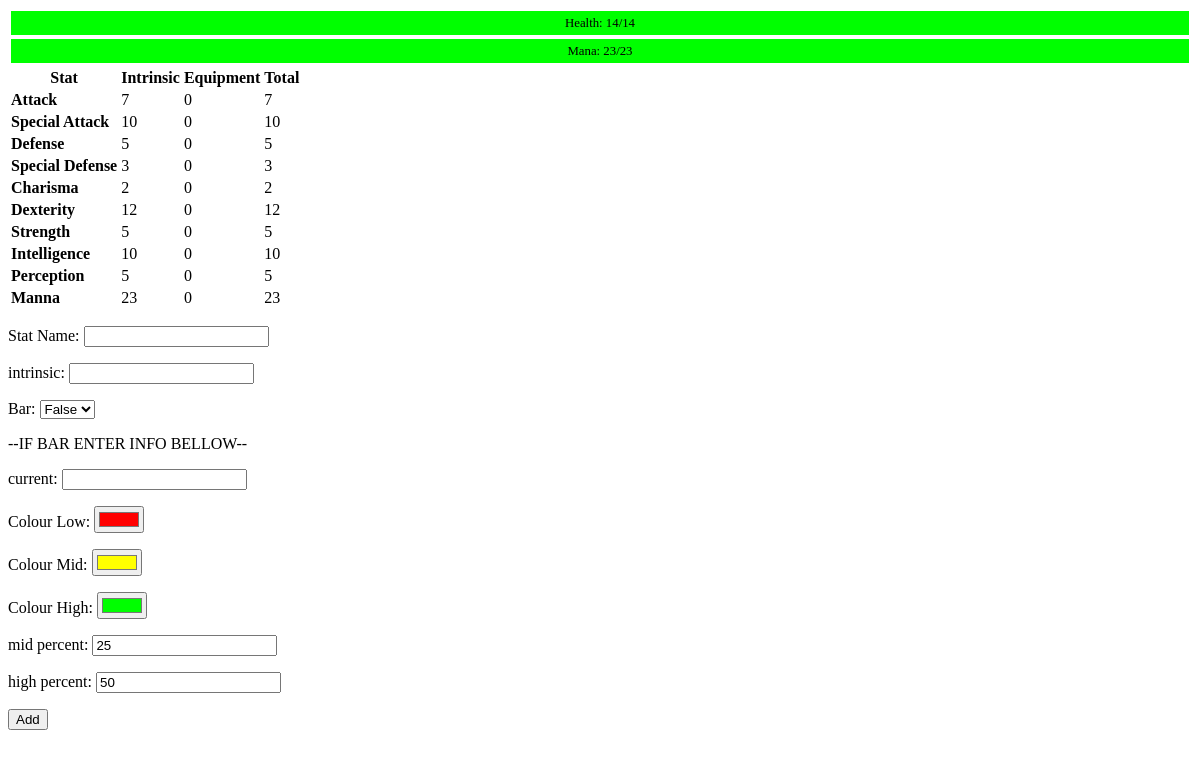
The app's page /sform (signed in) with its own data.
### MisterMasticate/models.py (models this page shows, shortened)
class Stat(db.Model):
    id = db.Column(db.Integer, primary_key=True)
    user_id = db.Column(db.Integer, db.ForeignKey('user.id'), nullable=False)
    name = db.Column(db.String(100), nullable=False)
    colour_high = db.Column(db.String(10), nullable=True)
    colour_mid = db.Column(db.String(10), nullable=True)
    colour_low = db.Column(db.String(10), nullable=True)
    high_percent = db.Column(db.Integer, nullable=True, default='50')
    mid_percent = db.Column(db.Integer, nullable=True, default='25')
    bar = db.Column(db.Boolean, nullable=False, default=False)
    current = db.Column(db.Integer, nullable=True)
    intrinsic = db.Column(db.Integer, nullable=False)
    equipment = db.Column(db.Integer, nullable=True)
    buff_turns = db.Column(db.Integer, nullable=True)
    buff_amount = db.Column(db.Integer, nullable=True)
    def total(self):
        return (self.intrinsic or 0) + (self.equipment or 0) + (self.buff_amount or 0)
    def percent(self):
        return (self.current or 0) / (self.total() or 0) * 100
    def colour(self):
        if self.percent() >= self.high_percent:
            color = self.colour_high
        elif self.percent() >= self.mid_percent:
            color = self.colour_mid
        else:
            color = self.colour_low
        return color

### MisterMasticate/route.py (the view, shortened to what this page needs)
@app.route('/sform', methods=["GET", "POST"])
@login_required
def sform():
    return render_template("StatForm.html", player=current_user)

### MisterMasticate/models.py (called while the page is built)
@login_manager.user_loader
def load_user(user_id):
    return User.query.get(int(user_id))

### MisterMasticate/templates/StatForm.html (shortened to what this page needs)
<!DOCTYPE html>
<html lang="en">
<head>
    <link rel="stylesheet" type="text/css" href="static/css/Main.css">
</head>
<body>
    <div>
        <table class="stattable" style="width: 100%;">
            {% for stat in player.stats %}
                {% if stat.bar %}
                    <tr class="statitem">
                        <td>
                            <div class="progress" data-label="{{ stat.name }}: {{ stat.current }}/{{ stat.total() }}">
                                <span class="value" style="width:{{ stat.percent() }}%;background-color: {{ stat.colour() }};"></span>
                            </div>
                        </td>
                    </tr>
                {% endif %}
            {% endfor %}
        </table>
        <table class="stattable">
            <tr class="statitem">
                <th>Stat</th>
                <th>Intrinsic</th>
                <th>Equipment</th>
                <th>Total</th>
            </tr>
            {% for stat in player.stats %}
                {% if not stat.bar %}
                    <tr class="statitem">
                        <td><strong>{{ stat.name }}</strong></td>
                        <td>{{ stat.intrinsic }}</td>
                        <td>{{ stat.equipment }}</td>
                        <td>{{ stat.total() }}</td>
                    </tr>
                {% endif %}
            {% endfor %}
        </table>
    </div>
    <form action="" method="post">
        <p>Stat Name: <input type=text name=sname></p>
        <p>intrinsic: <input type=number name=intrinsic></p>
        <p>Bar:
            <select name="bar">
                <option value="False">False</option>
            </select>
        </p>
        <p>--IF BAR ENTER INFO BELLOW--</p>
        <p>current: <input type=number name=current></p>
        <p>Colour Low: <input type=color name=colour_low value="#ff0000"></p>
        <p>Colour Mid: <input type=color name=colour_mid value="#ffff00"></p>
        <p>Colour High: <input type=color name=colour_high value="#00ff00"></p>
        <p>mid percent: <input type=number name=mid_percent value="25"></p>
        <p>high percent: <input type=number name=high_percent value="50"></p>
        <p><input type=submit value=Add></p>
    </form>
</body>
</html>

### MisterMasticate/static/css/Main.css (style rules this page uses)
.progress { height: 1.5em; width: 100%; background-color: #c9c9c9; position: relative; }
.progress:before { content: attr(data-label); font-size: 0.8em; position: absolute; text-align: center; top: 5px; left: 0; right: 0; }
.progress .value { display: inline-block; height: 100%; }

### records on screen
Stat: current 14 (drawn)
Stat: current 23 (drawn)
Stat: name "Attack", intrinsic "7", equipment "0", total "7"
Stat: name "Special Attack", intrinsic "10", equipment "0", total "10"
Stat: name "Defense", intrinsic "5", equipment "0", total "5"
Stat: name "Special Defense", intrinsic "3", equipment "0", total "3"
Stat: name "Charisma", intrinsic "2", equipment "0", total "2"
Stat: name "Dexterity", intrinsic "12", equipment "0", total "12"
Stat: name "Strength", intrinsic "5", equipment "0", total "5"
Stat: name "Intelligence", intrinsic "10", equipment "0", total "10"
Stat: name "Perception", intrinsic "5", equipment "0", total "5"
Stat: name "Manna", intrinsic "23", equipment "0", total "23"
